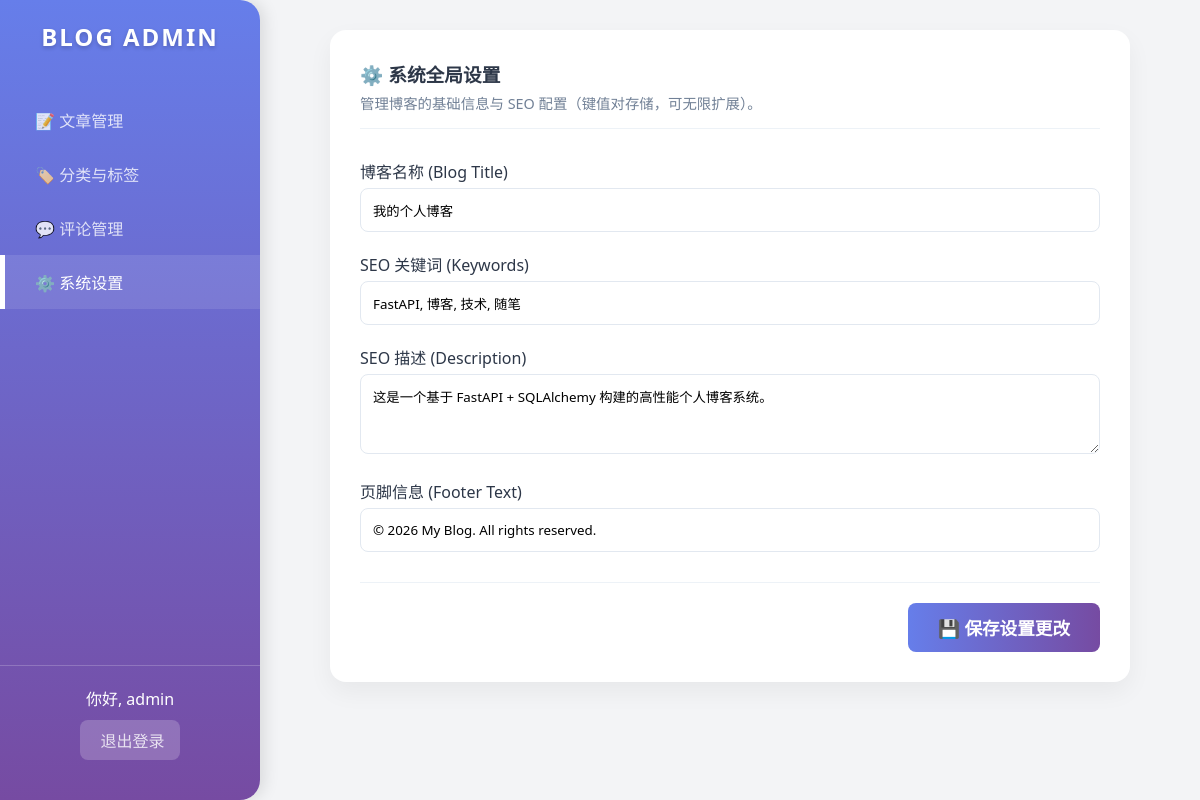
The app's page /settings (signed in) with its own data.
### main.py (models this page shows)
class User(Base):
    __tablename__ = "users"
    id = Column(Integer, primary_key=True, index=True)
    username = Column(String, unique=True, index=True, nullable=False)
    password_hash = Column(String, nullable=False)
    is_admin = Column(Boolean, default=False)
    articles = relationship("Article", back_populates="author")

class Setting(Base):
    __tablename__ = "settings"
    id = Column(Integer, primary_key=True, index=True)
    key = Column(String, unique=True, index=True)
    value = Column(String)

### main.py (the view)
@app.get("/settings", response_class=HTMLResponse)
async def view_settings(request: Request, db: Session = Depends(get_db), user: User = Depends(get_current_user)):
    settings_data = {s.key: s.value for s in db.query(Setting).all()}
    return templates.TemplateResponse("settings.html", {
        "request": request, "user": user, "settings": settings_data, "active": "settings"
    })

### templates/settings.html
{% extends "base.html" %}
{% block content %}
<div class="card" style="max-width: 800px; margin: 0 auto;">
    <div style="margin-bottom: 30px; border-bottom: 1px solid #edf2f7; padding-bottom: 15px;">
        <h3>⚙️ 系统全局设置</h3>
        <p style="color: #718096; font-size: 0.9em; margin-top: 5px;">管理博客的基础信息与 SEO 配置（键值对存储，可无限扩展）。</p>
    </div>
    <form method="post" action="/settings/update">
        <div style="display: grid; grid-template-columns: 1fr; gap: 20px;">
            <div class="form-group" style="margin-bottom: 0;">
                <label>博客名称 (Blog Title)</label>
                <input type="text" name="blog_title" value="{{ settings.blog_title | default('') }}" placeholder="例如：我的超级博客" required>
            </div>
            <div class="form-group" style="margin-bottom: 0;">
                <label>SEO 关键词 (Keywords)</label>
                <input type="text" name="seo_keywords" value="{{ settings.seo_keywords | default('') }}" placeholder="用英文逗号分隔，例如：Python, FastAPI, 博客">
            </div>
            <div class="form-group" style="margin-bottom: 0;">
                <label>SEO 描述 (Description)</label>
                <textarea name="seo_description" rows="3" placeholder="一段介绍博客的描述文字，用于搜索引擎抓取">{{ settings.seo_description | default('') }}</textarea>
            </div>
            <div class="form-group" style="margin-bottom: 0;">
                <label>页脚信息 (Footer Text)</label>
                <input type="text" name="footer_text" value="{{ settings.footer_text | default('') }}" placeholder="例如：© 2026 My Blog. All rights reserved.">
            </div>
        </div>
        <div style="margin-top: 30px; display: flex; justify-content: flex-end; padding-top: 20px; border-top: 1px solid #edf2f7;">
            <button type="submit" class="btn btn-primary" style="padding: 12px 30px; font-size: 1.1em;">💾 保存设置更改</button>
        </div>
    </form>
</div>
{% endblock %}

### templates/base.html (shortened to what this page needs)
<!DOCTYPE html>
<html lang="zh-CN">
<head>
</head>
<body>
    <div class="sidebar">
        <h2>BLOG ADMIN</h2>
        <a href="/articles" class="{% if active == 'articles' %}active{% endif %}">📝 文章管理</a>
        <a href="/taxonomy" class="{% if active == 'taxonomy' %}active{% endif %}">🏷️ 分类与标签</a>
        <a href="/comments" class="{% if active == 'comments' %}active{% endif %}">💬 评论管理</a>
        <a href="/settings" class="{% if active == 'settings' %}active{% endif %}">⚙️ 系统设置</a>
        <div class="user-info">
            <p>你好, {{ user.username }}</p>
            <a href="/logout">退出登录</a>
        </div>
    </div>
    <div class="main-content">
        {% block content %}{% endblock %}
    </div>
</body>
</html>

### templates/base.html (style rules this page uses)
:root { --primary: #667eea; --secondary: #764ba2; --bg: #f3f4f6; --surface: #ffffff; --text-main: #2d3748; --radius: 16px; --shadow: 0 10px 25px rgba(0,0,0,0.05); }
* { box-sizing: border-box; margin: 0; padding: 0; font-family: 'Segoe UI', system-ui, sans-serif; }
body { display: flex; height: 100vh; background: var(--bg); color: var(--text-main); }
.sidebar { width: 260px; background: linear-gradient(180deg, var(--primary) 0%, var(--secondary) 100%); color: white; display: flex; flex-direction: column; padding: 20px 0; box-shadow: 5px 0 15px rgba(0,0,0,0.1); border-top-right-radius: 20px; border-bottom-right-radius: 20px; z-index: 10; }
.sidebar h2 { text-align: center; margin-bottom: 40px; letter-spacing: 2px; text-shadow: 0 2px 4px rgba(0,0,0,0.2); }
.sidebar a { padding: 15px 30px; color: rgba(255,255,255,0.8); text-decoration: none; transition: 0.3s; font-weight: 500; border-left: 5px solid transparent; }
.sidebar a:hover, .sidebar a.active { background: rgba(255,255,255,0.1); color: white; border-left-color: #fff; }
.user-info { margin-top: auto; padding: 20px; text-align: center; border-top: 1px solid rgba(255,255,255,0.2); }
.user-info a { padding: 8px 15px; background: rgba(255,255,255,0.2); border-radius: 8px; display: inline-block; margin-top: 10px; }
.main-content { flex: 1; padding: 30px; overflow-y: auto; }
.card { background: var(--surface); border-radius: var(--radius); padding: 30px; box-shadow: var(--shadow); margin-bottom: 20px; }
.btn { padding: 10px 20px; border: none; border-radius: 8px; cursor: pointer; font-weight: 600; transition: 0.3s; color: white; }
.btn-primary { background: linear-gradient(to right, var(--primary), var(--secondary)); }
input[type="text"], select, textarea { width: 100%; padding: 12px; border: 1px solid #e2e8f0; border-radius: 8px; outline: none; transition: 0.3s; }
.form-group { margin-bottom: 15px; }
.form-group label { display: block; margin-bottom: 5px; font-weight: 500; }

### records on screen
User: username "admin"
Setting: blog_title "我的个人博客"
Setting: seo_keywords "FastAPI, 博客, 技术, 随笔"
Setting: seo_description "这是一个基于 FastAPI + SQLAlchemy 构建的高性能个人博客系统。"
Setting: footer_text "© 2026 My Blog. All rights reserved."
